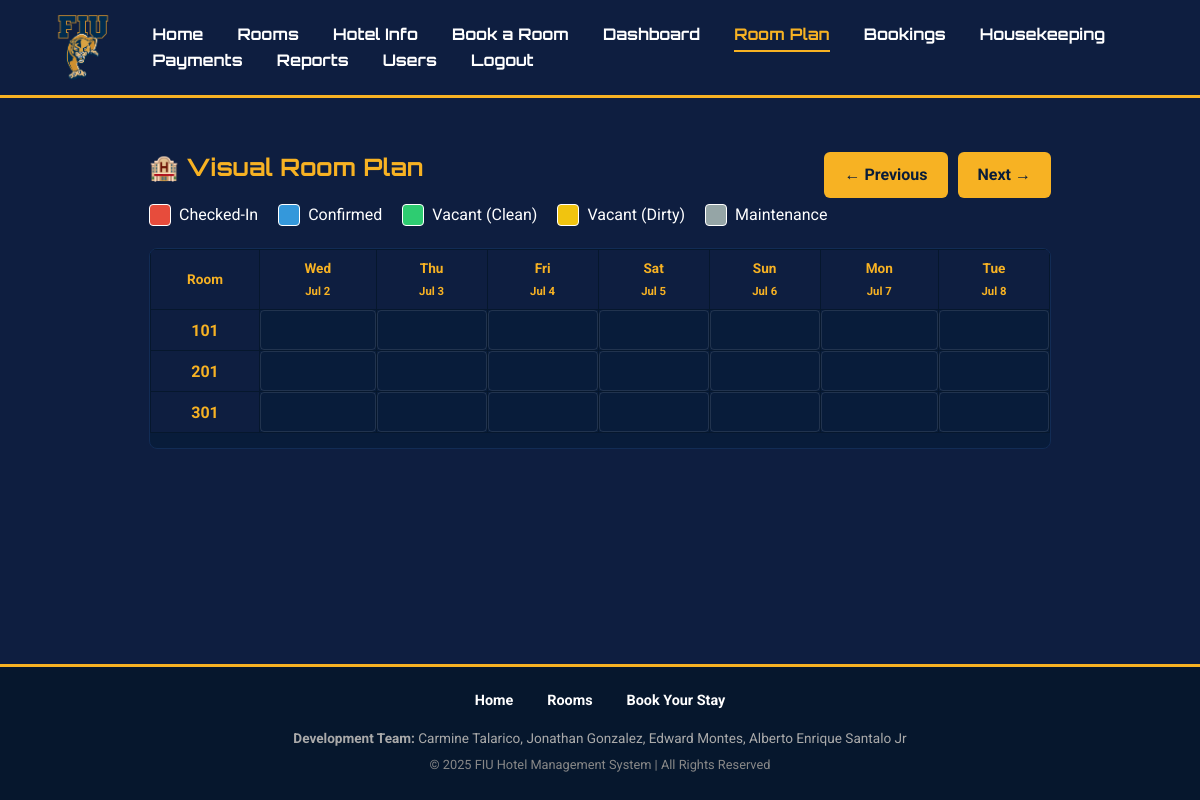
The app's page /room_plan.php?start_date=2025-07-02 (signed in) with its own data.
### tables this page shows
CREATE TABLE `rooms` (
  `id` int(11) NOT NULL,
  `room_type` varchar(50) NOT NULL,
  `room_number` varchar(10) NOT NULL,
  `capacity` int(11) DEFAULT 2,
  `image_path` varchar(255) DEFAULT NULL,
  `status` enum('available','booked','maintenance') DEFAULT 'available',
  `housekeeping_status` enum('clean','dirty','maintenance','occupied') NOT NULL DEFAULT 'dirty'
);

### public/room_plan.php (the view, shortened to what this page needs)
<?php
require_once __DIR__ . '/../config/db.php';
require_once __DIR__ . '/../includes/header.php';
$today = new DateTime();
$start_date_str = $_GET['start_date'] ?? $today->format('Y-m-d');
$start_date = new DateTime($start_date_str);
$days_to_show = 7;
$prev_date = clone $start_date;
$prev_date->modify('-7 days');
$next_date = clone $start_date;
$next_date->modify('+7 days');
$rooms_query = $conn->query("SELECT * FROM rooms ORDER BY room_number ASC");
$rooms = [];
if ($rooms_query) {
    while($row = $rooms_query->fetch_assoc()) {
        $rooms[] = $row;
    }
}
?>
<div class="mb-20" style="display: flex; justify-content: space-between; align-items: center;">
    <h2>🏨 Visual Room Plan</h2>
    <div style="display: flex; gap: 10px;">
        <a href="?start_date=<?= $prev_date->format('Y-m-d') ?>" class="btn btn-primary">&larr; Previous</a>
        <a href="?start_date=<?= $next_date->format('Y-m-d') ?>" class="btn btn-primary">Next &rarr;</a>
    </div>
</div>
<ul class="legend">
    <li><span class="color-box" style="background-color: #e74c3c;"></span> Checked-In</li>
    <li><span class="color-box" style="background-color: #3498db;"></span> Confirmed</li>
    <li><span class="color-box" style="background-color: #2ecc71;"></span> Vacant (Clean)</li>
    <li><span class="color-box" style="background-color: #f1c40f;"></span> Vacant (Dirty)</li>
    <li><span class="color-box" style="background-color: #95a5a6;"></span> Maintenance</li>
</ul>
<div class="room-plan-container">
    <table class="tape-chart">
        <thead>
            <tr>
                <th class="room-number-col">Room</th>
                <?php
                $current_header_date = clone $start_date;
                for ($i = 0; $i < $days_to_show; $i++) {
                    echo '<th>' . $current_header_date->format('D') . '<br><small>' . $current_header_date->format('M j') . '</small></th>';
                    $current_header_date->modify("+1 day");
                }
                ?>
            </tr>
        </thead>
        <tbody>
            <?php foreach ($rooms as $room): ?>
                <tr>
                    <td class="room-number-col"><?= htmlspecialchars($room['room_number']) ?></td>
                    <?php
                    for ($i = 0; $i < $days_to_show; $i++) {
                        $current_date_cell = clone $start_date;
                        $current_date_cell->modify("+$i days");
                        $cell_date_str = $current_date_cell->format('Y-m-d');
                        $booking_for_this_day = null;
                        if ($booking_for_this_day) {
                            if ($cell_date_str == $booking_for_this_day['check_in']) {
                                $check_in_dt = new DateTime($booking_for_this_day['check_in']);
                                $check_out_dt = new DateTime($booking_for_this_day['check_out']);
                                $duration = $check_in_dt->diff($check_out_dt)->days;
                                $duration = max(1, $duration);
                                $status_class = 'status-' . htmlspecialchars($booking_for_this_day['booking_status']);
                                echo "<td colspan='{$duration}' class='date-cell'><a href='/admin_booking_detail.php?booking_id={$booking_for_this_day['booking_id']}' class='booking-block {$status_class}'>" . htmlspecialchars($booking_for_this_day['full_name']) . "</a></td>";
                                $i += $duration - 1;
                            }
                        } else {
                            $status_class = $room['housekeeping_status'] === 'clean' ? 'status-vacant-clean' : 'status-vacant-dirty';
                            echo "<td class='date-cell'><div class='booking-block {$status_class}' style='opacity: 0.5;'></div></td>";
                        }
                    }
                    ?>
                </tr>
            <?php endforeach; ?>
        </tbody>
    </table>
</div>
<?php require_once __DIR__ . '/../includes/footer.php'; ?>

### public/assets/css/style.css (style rules this page uses)
body, h1, h2, h3, p, a, ul, li, table, input, select, button, textarea, label { margin: 0; padding: 0; box-sizing: border-box; font-family: 'Roboto', sans-serif; }
body { background-color: #0E1E40; color: #ffffff; line-height: 1.6; display: flex; flex-direction: column; min-height: 100vh; }
h1, h2, h3 { font-family: 'Orbitron', sans-serif; color: #F7B223; margin-bottom: 1rem; }
a { color: #F7B223; text-decoration: none; }
.btn { display: inline-block; padding: 10px 20px; font-weight: bold; border-radius: 6px; text-decoration: none; cursor: pointer; border: none; transition: all 0.2s ease; }
.btn-primary { background-color: #F7B223; color: #081C3A; }

### public/room_plan.php (style rules this page uses)
.room-plan-container { overflow-x: auto; padding-bottom: 15px; border: 1px solid #122C55; border-radius: 8px; background-color: #081C3A; }
.tape-chart { min-width: 900px; border-collapse: collapse; table-layout: fixed; }
.tape-chart th, .tape-chart td { border: 1px solid #06172D; text-align: center; padding: 0; height: 40px; }
.tape-chart th { color: #F7B223; font-size: 0.85rem; padding: 8px 4px; position: sticky; top: 0; z-index: 10; background-color: #0E1E40; }
.room-number-col { color: #F7B223; font-weight: bold; position: sticky; left: 0; z-index: 5; width: 100px; background-color: #0E1E40; }
.date-cell { font-size: 0.75rem; }
.booking-block { display: flex; align-items: center; justify-content: center; height: 100%; width: 100%; color: #fff; font-weight: bold; font-size: 0.8rem; padding: 0 5px; box-sizing: border-box; overflow: hidden; text-decoration: none; border-radius: 4px; border: 1px solid rgba(255, 255, 255, 0.2); }
.legend { list-style: none; padding: 0; display: flex; flex-wrap: wrap; gap: 20px; margin-bottom: 20px; align-items: center; }
.legend li { display: flex; align-items: center; gap: 8px; }
.legend .color-box { width: 20px; height: 20px; border: 1px solid #fff; border-radius: 4px; }

### records on screen
rooms: room_number "101"
rooms: room_number "201"
rooms: room_number "301"

### other values on screen
$current_header_date->format('D') "Wed"
$current_header_date->format('M j') "Jul 2"
$current_header_date->format('D') "Thu"
$current_header_date->format('M j') "Jul 3"
$current_header_date->format('D') "Fri"
$current_header_date->format('M j') "Jul 4"
$current_header_date->format('D') "Sat"
$current_header_date->format('M j') "Jul 5"
$current_header_date->format('D') "Sun"
$current_header_date->format('M j') "Jul 6"
$current_header_date->format('D') "Mon"
$current_header_date->format('M j') "Jul 7"
$current_header_date->format('D') "Tue"
$current_header_date->format('M j') "Jul 8"
